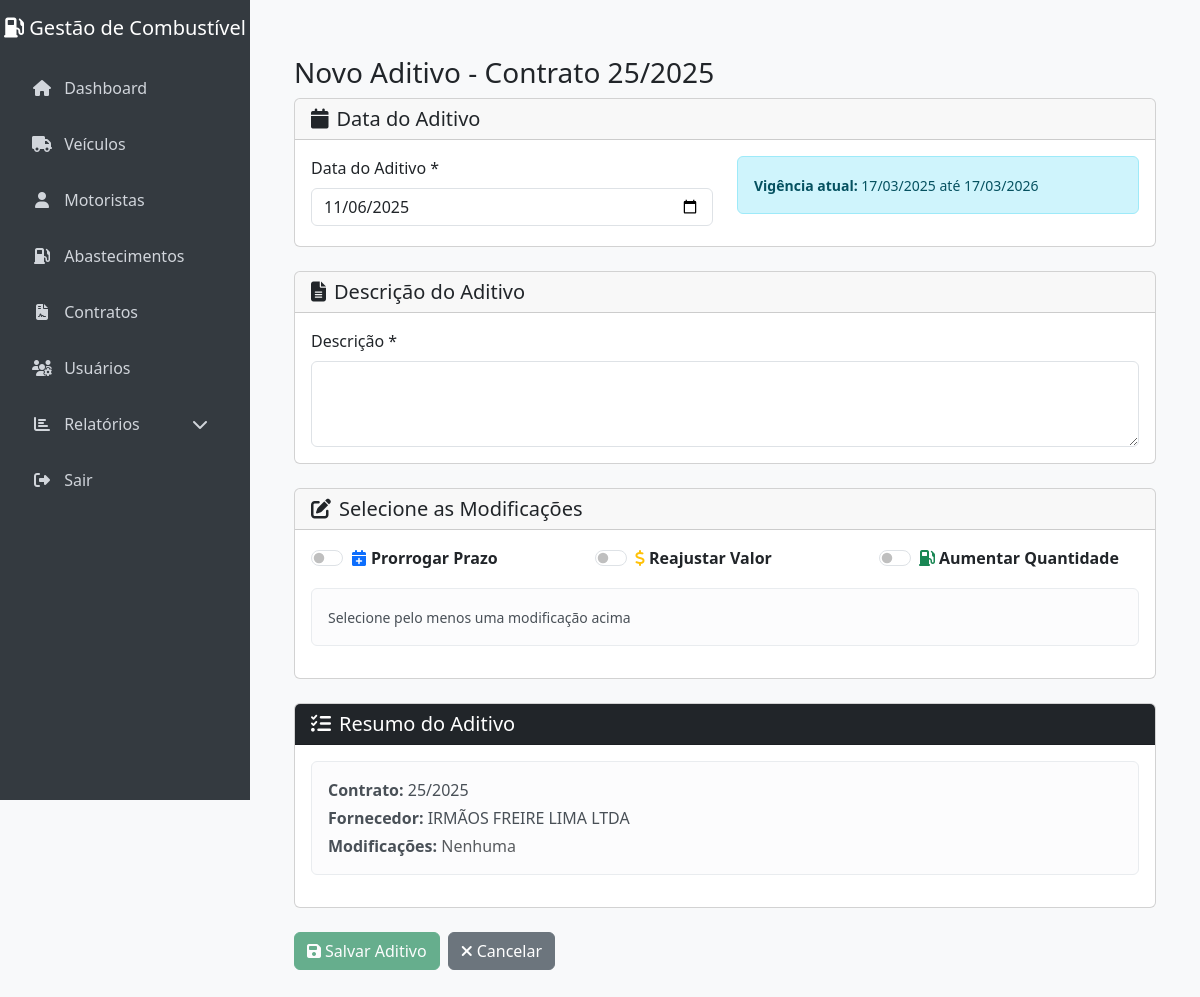
Page /contratos-combustivel/1/aditivos/novo (signed in) on the committed database.
### database.py (models this page shows, shortened)
class ContratoCombustivel(db.Model):
    __tablename__ = 'contrato_combustivel'
    id = db.Column(db.Integer, primary_key=True)
    numero_contrato = db.Column(db.String(50), nullable=False)
    ano_contrato = db.Column(db.Integer, nullable=False)
    data_inicio_contrato = db.Column(db.Date, nullable=False)
    data_fim_contrato = db.Column(db.Date, nullable=False)
    fornecedor = db.Column(db.String(100), nullable=False)
    observacoes = db.Column(db.Text, nullable=True)
    setor = db.Column(db.String(100), nullable=True)  # Setor/departamento do contrato
    ativo = db.Column(db.Boolean, default=True, nullable=False)
    data_criacao = db.Column(db.DateTime, default=datetime.utcnow, nullable=False)
    itens = db.relationship('ContratoCombustivelItem', back_populates='contrato', cascade='all, delete-orphan')
    @property
    def valor_total(self):
        return sum(item.valor_total for item in self.itens)
    @property
    def quantidade_total(self):
        return sum(item.quantidade for item in self.itens)

### app.py (the view, shortened to what this page needs)
@app.route("/contratos-combustivel/<int:contrato_id>/aditivos/novo", methods=["GET", "POST"])
def novo_aditivo(contrato_id):
    if "usuario" not in session:
        return redirect(url_for("login"))
    contrato = ContratoCombustivel.query.get_or_404(contrato_id)
    agora = datetime.now()
    return render_template("editar_aditivo.html", contrato=contrato, aditivo=None, agora=agora)

### app.py (called while the page is built)
@app.template_filter('currency')
def currency_filter(value):
    if value is None or value == "":
        return "R$ 0,00"
    try:
        formatted = f"{float(value):,.2f}"
        return f"R$ {formatted.replace(',', 'X').replace('.', ',').replace('X', '.')}"
    except (ValueError, TypeError, AttributeError):
        return "R$ 0,00"

@app.template_filter('number')
def number_filter(value, decimals=0):
    if value is None or value == "":
        value = 0
    try:
        value = float(value)
        if decimals == 0:
            value = int(round(value))
            return f"{value:,}".replace(",", "X").replace(".", ",").replace("X", ".")
        else:
            formatted = f"{value:,.{decimals}f}"
            return formatted.replace(",", "X").replace(".", ",").replace("X", ".")
    except:
        return "0"

### templates/editar_aditivo.html (shortened to what this page needs)
{% extends 'base.html' %}
{% block content %}
<div class="container mt-4">
  <h3>{% if aditivo %}Editar{% else %}Novo{% endif %} Aditivo - Contrato {{ contrato.numero_contrato }}/{{ contrato.ano_contrato }}</h3>
  <form method="post">
    <div class="card mb-4">
      <div class="card-header">
        <h5 class="mb-0"><i class="fas fa-calendar me-2"></i>Data do Aditivo</h5>
      </div>
      <div class="card-body">
        <div class="row">
          <div class="col-md-6">
            <label class="form-label">Data do Aditivo *</label>
            <input type="date" name="data_aditivo" class="form-control"
                   value="{{ aditivo.data_aditivo.strftime('%Y-%m-%d') if aditivo and aditivo.data_aditivo else agora.strftime('%Y-%m-%d') }}"
                   required>
          </div>
          <div class="col-md-6">
            <div class="alert alert-info">
              <small><strong>Vigência atual:</strong> {{ contrato.data_inicio_contrato.strftime('%d/%m/%Y') }} até {{ contrato.data_fim_contrato.strftime('%d/%m/%Y') }}</small>
            </div>
          </div>
        </div>
      </div>
    </div>
    <div class="card mb-4">
      <div class="card-header">
        <h5 class="mb-0"><i class="fas fa-file-alt me-2"></i>Descrição do Aditivo</h5>
      </div>
      <div class="card-body">
        <label class="form-label">Descrição *</label>
        <textarea name="descricao" class="form-control" rows="3" required>{{ aditivo.descricao if aditivo else '' }}</textarea>
      </div>
    </div>
    <div class="card mb-4">
      <div class="card-header">
        <h5 class="mb-0"><i class="fas fa-edit me-2"></i>Selecione as Modificações</h5>
      </div>
      <div class="card-body">
        <div class="row">
          <div class="col-md-4">
            <div class="form-check form-switch">
              <input class="form-check-input" type="checkbox" id="modificar_prazo" name="modificar_prazo"
                     {% if aditivo and "Prorrogação" in aditivo.tipo_aditivo %}checked{% endif %}>
              <label class="form-check-label fw-bold" for="modificar_prazo">
                <i class="fas fa-calendar-plus text-primary me-1"></i>Prorrogar Prazo
              </label>
            </div>
          </div>
          <div class="col-md-4">
            <div class="form-check form-switch">
              <input class="form-check-input" type="checkbox" id="modificar_valor" name="modificar_valor"
                     {% if aditivo and "Reajuste de Valor" in aditivo.tipo_aditivo %}checked{% endif %}>
              <label class="form-check-label fw-bold" for="modificar_valor">
                <i class="fas fa-dollar-sign text-warning me-1"></i>Reajustar Valor
              </label>
            </div>
          </div>
          <div class="col-md-4">
            <div class="form-check form-switch">
              <input class="form-check-input" type="checkbox" id="modificar_quantidade" name="modificar_quantidade"
                     {% if aditivo and "Aumento de Quantidade" in aditivo.tipo_aditivo %}checked{% endif %}>
              <label class="form-check-label fw-bold" for="modificar_quantidade">
                <i class="fas fa-gas-pump text-success me-1"></i>Aumentar Quantidade
              </label>
            </div>
          </div>
        </div>
        <div id="feedback-selecao" class="mt-3 alert alert-light" style="display: none;">
          <small>Selecione pelo menos uma modificação acima</small>
        </div>
      </div>
    </div>
    <div class="card mb-4">
      <div class="card-header bg-dark text-white">
        <h5 class="mb-0"><i class="fas fa-list-check me-2"></i>Resumo do Aditivo</h5>
      </div>
      <div class="card-body">
        <div id="resumo_alteracoes" class="alert alert-light">
          <p class="mb-1"><strong>Contrato:</strong> {{ contrato.numero_contrato }}/{{ contrato.ano_contrato }}</p>
          <p class="mb-1"><strong>Fornecedor:</strong> {{ contrato.fornecedor }}</p>
          <p class="mb-0"><strong>Modificações:</strong> <span id="texto-modificacoes" class="text-muted">Nenhuma selecionada</span></p>
        </div>
      </div>
    </div>
    <div class="d-flex gap-2">
      <button type="submit" class="btn btn-success" id="btn-salvar">
        <i class="fas fa-save me-1"></i>Salvar Aditivo
      </button>
      <a href="{{ url_for('listar_aditivos', contrato_id=contrato.id) }}" class="btn btn-secondary">
        <i class="fas fa-times me-1"></i>Cancelar
      </a>
    </div>
  </form>
</div>
{% endblock %}

### templates/base.html (style rules this page uses)
body { background-color: #f8f9fa; }

### rows in the picture
ContratoCombustivel: numero_contrato "25", ano_contrato "2025", data_inicio_contrato "17/03/2025", data_fim_contrato "17/03/2026", fornecedor "IRMÃOS FREIRE LIMA LTDA"
